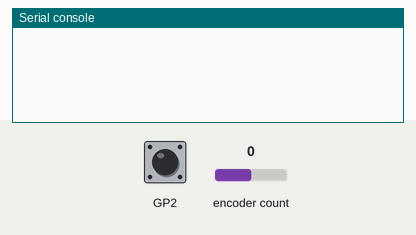
Recording of a program running on a simulated Raspberry Pi Pico running MicroPython. Shown: the last lines printed to the serial console. The inputs (shaded band) are chosen by the test bench; at power-on: encoder count 0, GP2 HIGH.

Above: at 1.2 s.
1.3 s: encoder count set to 1
At 2.5 s:
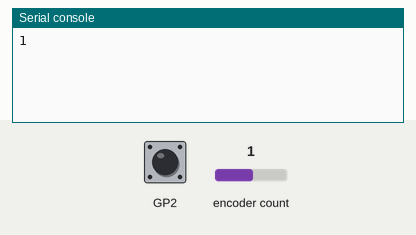
34.0 s: GP2 pulled LOW for 3 s
At 34.6 s:
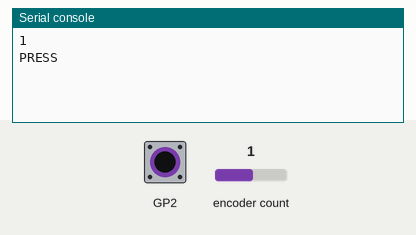
66.7 s: encoder count set to 2
At 67.9 s:
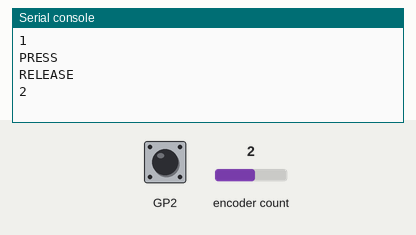

The program:

main.py
```python
#Orona Espinosa Emmanuel Alejandro 19210533

from rotary import Rotary
import utime as time

rotary = Rotary(0,1,2)
val = 0

def rotary_changed(change):
    global val
    if change == Rotary.ROT_CW:
        val = val + 1
        print(val)
    elif change == Rotary.ROT_CCW:
        val = val - 1
        print(val)
    elif change == Rotary.SW_PRESS:
        print('PRESS')
    elif change == Rotary.SW_RELEASE:
        print('RELEASE')

rotary.add_handler(rotary_changed)

while True:
    time.sleep(0.1)
```

Measured:
- after the input at 1.3 s, the serial console: prints a new line at once (image 1)
- after the input at 34.0 s, the serial console: prints a new line at once (image 2)
- after the input at 66.7 s, the serial console: prints a new line at once (image 3)
